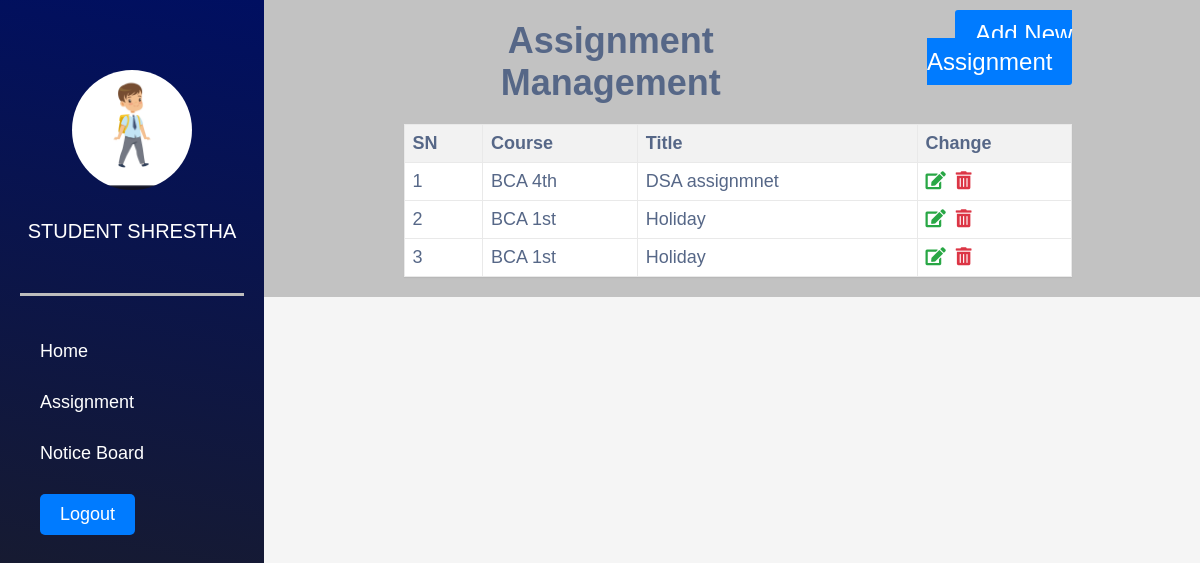
The page /assignment.php (signed in) on the database its author committed.
### tables this page shows
CREATE TABLE `users` (
  `id` int(11) NOT NULL,
  `FirstName` varchar(50) DEFAULT NULL,
  `LastName` varchar(50) DEFAULT NULL,
  `DOB` date DEFAULT NULL,
  `Gender` enum('Male','Female','Other') NOT NULL,
  `Role` enum('student','teacher','admin') DEFAULT NULL,
  `Nationality` varchar(50) DEFAULT NULL,
  `User_id` int(100) NOT NULL,
  `Password` varchar(255) DEFAULT NULL,
  `Course` varchar(100) DEFAULT NULL,
  `Semester` varchar(50) DEFAULT NULL,
  `Email` varchar(100) DEFAULT NULL,
  `PhoneNumber` varchar(20) DEFAULT NULL,
  `Address` varchar(255) DEFAULT NULL,
  `EmergencyContactPersonName` varchar(100) DEFAULT NULL,
  `EmergencyContactNumber` tinytext DEFAULT NULL,
  `Photo` varchar(255) NOT NULL,
  `reset_token` varchar(255) NOT NULL
);

CREATE TABLE `assignment` (
  `id` int(11) NOT NULL,
  `User_id` int(11) NOT NULL,
  `Course` varchar(20) NOT NULL,
  `Semester` varchar(20) NOT NULL,
  `Title` varchar(255) NOT NULL,
  `Upload` varchar(255) NOT NULL
);

### assignment.php (the view, shortened to what this page needs)
<?php
$username = $_SESSION['User_id'];
include ('dbconnection.php');
$firstName = "";
$lastName = "";
$photoPath = "";
$query_info = mysqli_query($con, "SELECT FirstName, LastName, Photo FROM users WHERE User_id='$username'");
if ($query_info && mysqli_num_rows($query_info) > 0) {
    $row = mysqli_fetch_assoc($query_info);
    $firstName = $row['FirstName'];
    $lastName = $row['LastName'];
    $photoPath = $row['Photo'];
}
?>
<!DOCTYPE html>
<html lang="en">
<head>
    <link href="https://cdnjs.cloudflare.com/ajax/libs/font-awesome/5.15.4/css/all.min.css" rel="stylesheet">
    <link rel="stylesheet" href="src/style.css">
</head>
<body>
    <div class="head_wrap">
        <div class="side_menu">
            <div class="avatar_profile">
                <img src="<?php echo $photoPath; ?>" alt="">
            </div>
            <div class="student_info">
                <h3><?php echo $firstName . " " . $lastName; ?></h3>
            </div>
            <div class="navigation">
            <ul>
                    <li><a href="teacher_dashboard.php">Home</a></li>
                    <li><a href="assignment.php">Assignment</a></li>
                    <li><a href="teacher_notice.php">Notice Board</a></li>
                    <li><a href="logout.php" class="logout-btn">Logout</a></li>
                </ul>
            </div>
        </div>
        <div class="info_tab">
            <div class="container-xl">
                <div class="table-responsive">
                    <div class="table-wrapper">
                        <div class="table-title">
                            <div class="row">
                                <div class="title">
                                    <h2>Assignment <b>Management</b></h2>
                                </div>
                                <div class="addbutton" align="right">
                                    <a href="addassignment.php" class="add-user-btn">Add New Assignment </a>
                                </div>
                            </div>
                        </div>
                        <table class="table table-striped table-hover">
                        <thead>
                                            <tr>
                                                <th>SN</th>
                                                <th>Course</th>
                                                <th>Title</th>
                                                <th>Change</th>
                                            </tr>
                                        </thead>
                            <body>
                                <?php
                                $sql = "SELECT * FROM assignment";
                                $result = mysqli_query($con, $sql);
                                if (mysqli_num_rows($result) > 0) {
                                    $cnt = 1;
                                    while ($row = mysqli_fetch_assoc($result)) {
                                        ?>
                                        <tr>
                                            <td><?php echo $cnt; ?></td>
                                            <td><?php echo $row['Course']. " ".$row['Semester'];?></td>
                                            <td><?php echo $row['Title']; ?></td>
                                            <td>
                                                <a href="editassignment.php?editid=<?php echo htmlentities($row['id']); ?>"
                                                    class="action-icons edit" title="Edit" data-toggle="tooltip">
                                            <i class='fas fa-edit'></i></a>
                                                <a href="assignment.php?delid=<?php echo htmlentities($row['id']); ?>"
                                                    class="action-icons delete" title="Delete" data-toggle="tooltip"
                                                    onclick="return confirm('Do you really want to delete?');"><i class='fas fa-trash-alt'></i></a>
                                            </td>
                                        </tr>
                                        <?php
                                        $cnt++;
                                    }
                                } else {
                                    ?>
                                    <tr>
                                        <td colspan="6" style="text-align:center; color:red;">No Record Found</td>
                                    </tr>
                                    <?php
                                }
                                ?>
                            </body>
                        </table>
                    </div>
                </div>
            </div>
        </div>
    </div>
</body>
</html>

### src/style.css (style rules this page uses)
* { padding: 0px; margin: 0px; box-sizing: border-box; }
body { font-family: 'Poppins', sans-serif; color: #252525; font-size: 18px; }
body h1,h2, h3 { font-family: 'Work Sans', sans-serif; }
* { box-sizing: border-box; }
body { margin: 0; font-family: Arial, sans-serif; }
.row { display: flex; justify-content: space-between; }
img { width: 100%; height: auto; }
.head_wrap { display: flex; flex-direction: row; width: 100%; background: rgb(194, 194, 194); }
.side_menu { padding: 20px; width: 22%; color: white; background: linear-gradient(10deg, rgba(31,31,31,1) 0%, rgba(0,15,97,1) 100%); }
.info_tab { padding: 20px; width: 73%; }
.student_info { padding-top: 30px; display: flex; flex-direction: column; align-items: center; }
.student_info h3 { text-transform: uppercase; font-size: 20px; font-weight: 500; }
.avatar_profile { width: 120px; height: 120px; margin: auto; margin-top:50px ; }
.avatar_profile img { border-radius: 50%; object-fit: cover; width: 100%; height: 100%; }
.navigation ul { list-style: none; }
.navigation a { text-decoration: none; color: white; }
.navigation { border-top: 3px solid rgb(189, 189, 189); padding-top: 45px; margin-top: 50px; padding-left: 20px; }
.navigation ul { display: flex; flex-direction: column; gap: 30px; }
.logout-btn { display: inline-block; padding: 10px 20px; background-color: #007bff; color: #fff; text-decoration: none; border-radius: 5px; transition: background-color 0.3s ease; }
.side_menu { height:100vh; position:fixed; }
.info_tab { margin-left: 25%; }

### assignment.php (style rules this page uses)
table { width: 100%; border-collapse: collapse; }
th, td { padding: 8px; text-align: left; border-bottom: 1px solid #ddd; }
th { background-color: #f2f2f2; }
body { font-family: Arial, sans-serif; background-color: #f5f5f5; color: #566787; }
.container-xl { width: 80%; margin: 0 auto; }
.table { width: 100%; border-collapse: collapse; background-color: #fff; box-shadow: 0 1px 1px rgba(0, 0, 0, 0.05); }
.table th, .table td { border: 1px solid #e9e9e9; padding: 8px; }
.table th { background-color: #f2f2f2; }
.table td { text-align: left; }
.table-title { font-size: 24px; margin-bottom: 20px; }
.add-user-btn { background-color: #007bff; color: #fff; border: none; padding: 10px 20px; border-radius: 3px; text-decoration: none; }
.action-icons { font-size: 18px; margin-right: 5px; }
.action-icons.edit { color: #28a745; }
.action-icons.delete { color: #dc3545; }
.title { text-align: center; }

### rows shown on the page
users: Photo (picture), FirstName "STUDENT", LastName "SHRESTHA"
assignment: Course "BCA", Semester "4th", Title "DSA assignmnet"
assignment: Course "BCA", Semester "1st", Title "Holiday"
assignment: Course "BCA", Semester "1st", Title "Holiday"
